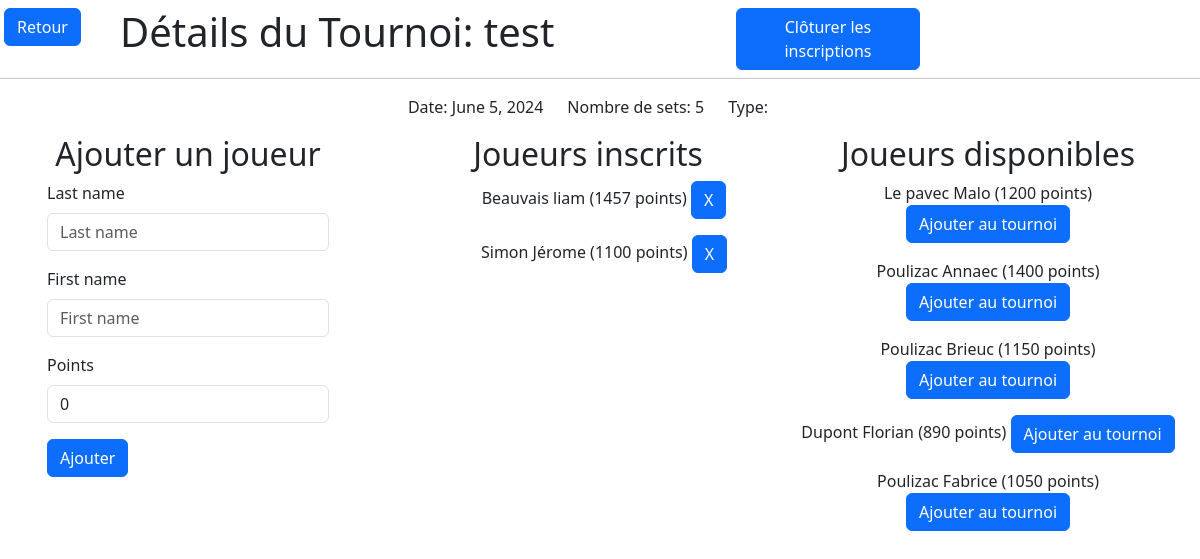
/1/, run on the app's committed database.
### tournament/models.py (models this page shows)
class Tournament(models.Model):
    date = models.DateField()
    name = models.CharField(max_length=100)
    set_number = models.IntegerField(default=5)
    category = models.CharField(max_length=100, choices=CATEGORIES, default="C")
    closed = models.BooleanField(default=False)
    tournament_type = models.CharField(max_length=100, choices=TOURNAMENT_TYPES, default="CLASSIC")

### player/models.py (models this page shows)
class Player(models.Model):
    first_name = models.CharField(max_length=50)
    last_name = models.CharField(max_length=50)
    points = models.IntegerField(default=0)
    tournaments = models.ManyToManyField(Tournament, related_name='players')

### tournament/views.py (the view, shortened to what this page needs)
# urls.py: path('<int:pk>/', TournamentDetailView.as_view(), name='tournament_detail'),
class TournamentDetailView(DetailView):
    model = Tournament
    template_name = "tournament/tournament_detail.html"
    context_object_name = 'tournament'
    def get_available_players(self):
            if self.object.category == "C":
                return Player.objects.exclude(tournaments=self.object).exclude(points=0)
            else:
                return Player.objects.exclude(tournaments=self.object)
    def get_context_data(self, **kwargs):
        context = super().get_context_data(**kwargs)
        context['players'] = self.object.players.order_by('last_name').all()
        context['form'] = PlayerForm()
        available_players = self.get_available_players()
        context['available_players'] = available_players
        return context

### tournament/views.py
class PlayerForm(forms.ModelForm):
    class Meta:
        model = Player
        fields = ['last_name', 'first_name', 'points']

### templates/tournament/tournament_detail.html (shortened to what this page needs)
{% extends "base/base.html" %}
{% load bootstrap5 %}
{% block content %}
    <div class="row">
        <div class="row">
            <div class="col-1 mx-2 p-2">
                <a class="btn btn-primary" href="{% url 'tournaments' %}">Retour</a>
            </div>
            <div class="col-6 p-2 mx-2">
                <h1>Détails du Tournoi: {{ tournament.name }}</h1>
            </div>
            {% if tournament.step_set %}
            <div class="col-2 p-2 mx-2">
            {% if tournament.step_set|length == 0 %}
                <a class="btn btn-primary" href="{% url 'create_first_step' tournament.pk %}">Clôturer les inscriptions</a>
            {% else %}
                <a class="btn btn-primary" href="{% url 'steps' tournament.pk %}">Accéder aux poules</a>
            {% endif %}
                </div>
            {% endif %}
        </div>
        <hr>
        <div class="row d-flex justify-content-center">
            <p style="width: fit-content">Date: {{ tournament.date }}</p>
            <p style="width: fit-content">Nombre de sets: {{ tournament.set_number }}</p>
            <p style="width: fit-content">Type: {{ tournament.get_type_display }}</p>
        </div>
        <div class="row d-flex justify-content-around">
            <div class="col">
                <h2 class="text-center">Ajouter un joueur</h2>
                <form class="w-75 mx-auto" method="post">
                    {% bootstrap_form form %}
                    {% buttons %}
                        <button type="submit" class="btn btn-primary">Ajouter</button>
                    {% endbuttons %}
                </form>
            </div>
            <div class="col">
                <h2 class="text-center">Joueurs inscrits</h2>
                <ul class="mx-auto">
                    {% for player in players %}
                        <div class="mb-2">
                            <p class="text-center">{{ player.last_name }} {{ player.first_name }} ({{ player.points }}
                                points)
                                <a class="btn btn-primary"
                                   href="{% url 'delete_player_from_tournament' tournament.pk player.pk %}">
                                    X
                                </a>
                            </p>
                        </div>
                    {% endfor %}
                </ul>
            </div>
            <div class="col">
                <h2 class="text-center">Joueurs disponibles</h2>
                {% for player in available_players %}
                    <div class="mb-2">
                        <p class="text-center">{{ player.last_name }} {{ player.first_name }} ({{ player.points }}
                            points)
                            <a class="btn btn-primary"
                               href="{% url 'add_player_to_tournament' tournament.pk player.pk %}">
                                Ajouter au tournoi
                            </a>
                        </p>
                    </div>
                {% endfor %}
            </div>
        </div>
    </div>
{% endblock %}

### data on the page
Tournament: name "test", date "June 5, 2024", set_number "5"
Player: last_name "Beauvais", first_name "liam", points "1457"
Player: last_name "Simon", first_name "Jérome", points "1100"
Player: last_name "Le pavec", first_name "Malo", points "1200"
Player: last_name "Poulizac", first_name "Annaec", points "1400"
Player: last_name "Poulizac", first_name "Brieuc", points "1150"
Player: last_name "Dupont", first_name "Florian", points "890"
Player: last_name "Poulizac", first_name "Fabrice", points "1050"
